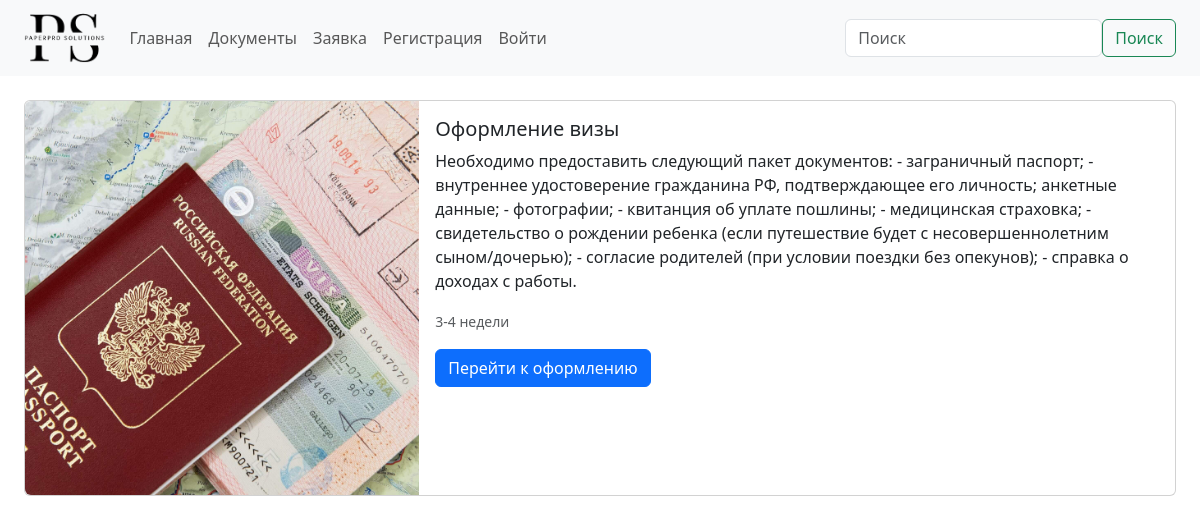
Screenshot of /doc/5/ with the database file from the repository.
### documents/models.py (models this page shows, shortened)
class Documents(models.Model):
    image = models.ImageField('Изображение', upload_to='images/')
    title = models.CharField('Название документа', max_length=128)
    body = models.TextField('Описание документа')
    deadline = models.CharField('Сроки выдачи', max_length=32)
    class Meta:
        verbose_name = 'Документ'
        verbose_name_plural = 'Документы'

### documents/views.py (the view)
# urls.py: path('<int:pk>/', DocDetailView.as_view(), name='doc_detail'),
class DocDetailView(DetailView):
    model = Documents
    template_name = 'documents/doc_detail.html'
    context_object_name = 'doc_detail'

### documents/templates/documents/doc_detail.html (shortened to what this page needs)
{% extends 'root.html' %}
{% block content %}
<div>
    <div class="card mb-3 d-flex ">
        <div class="d-flex justify-content-center">
            <div>
                <img src="{{ doc_detail.image.url }}" class="img-fluid rounded-start" style="height: auto; wight: auto;" alt="...">
            </div>
            <div class="card-body">
                <h5 class="card-title">{{ doc_detail.title }}</h5>
                <p class="card-text">{{ doc_detail.body }}</p>
                <p class="card-text"><small class="text-muted">{{ doc_detail.deadline }}</small></p>
                {% if user.is_authenticated %}
                <a class="btn btn-primary" href="{% url 'appli:appli' %}">Перейти к оформлению</a>
                {% else %}
                <button type="button" class="btn btn-primary" data-bs-toggle="modal" data-bs-target="#exampleModal">
                    Перейти к оформлению
                </button>
                {% endif %}
            </div>
        </div>
    </div>
</div>
{% endblock %}

### rows the page displays
Documents: image (picture), title "Оформление визы", body "Необходимо предоставить следующий пакет документов: - заграничный паспорт; - внутреннее удостоверение гражданина РФ, подтверждающее его личность; анкетные данные; - фотографии; - квитанция об уплате пошлины; - медицинская страховка; - свидетельство о рождении ребенка (если путешествие будет с несовершеннолетним сыном/дочерью); - согласие родителей (при условии поездки без опекунов); - справка о доходах с работы.", deadline "3-4 недели"
